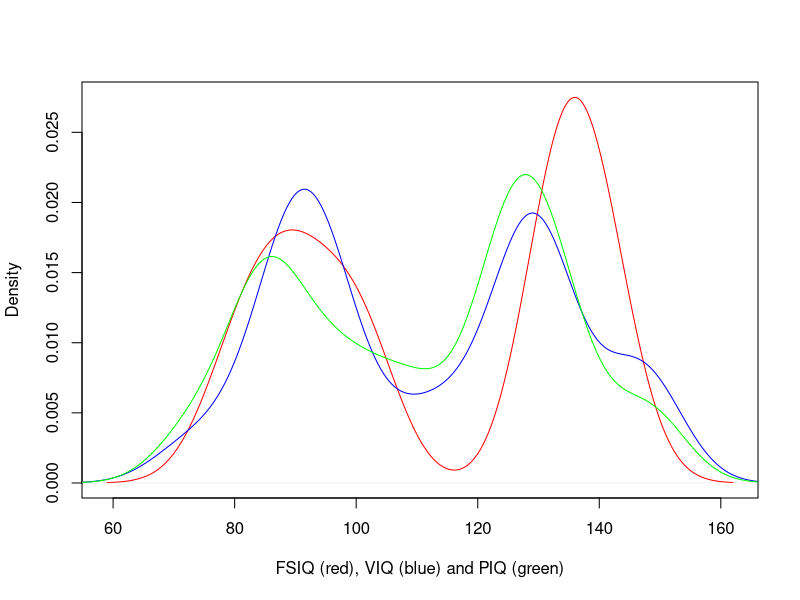
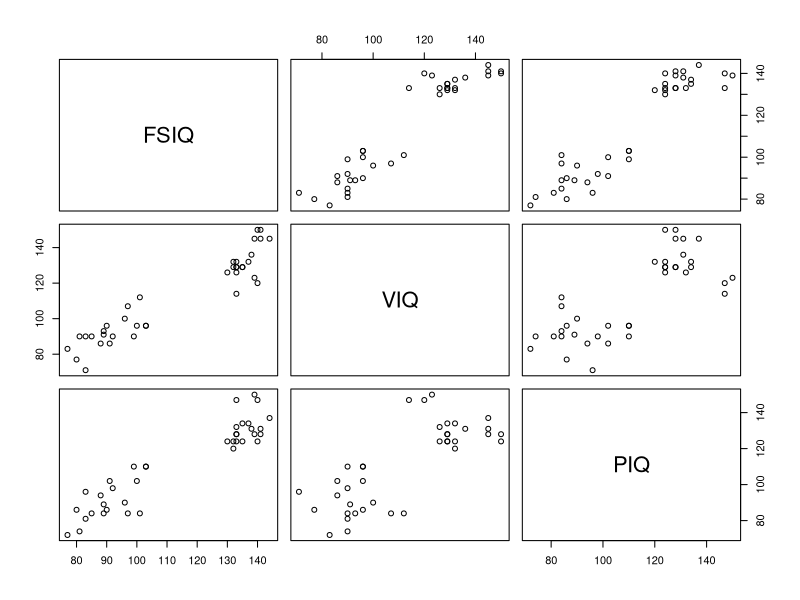
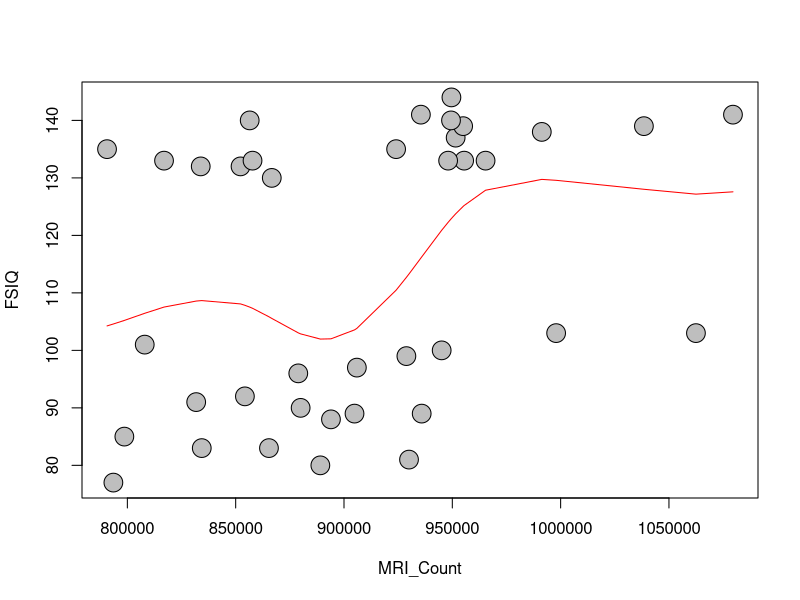
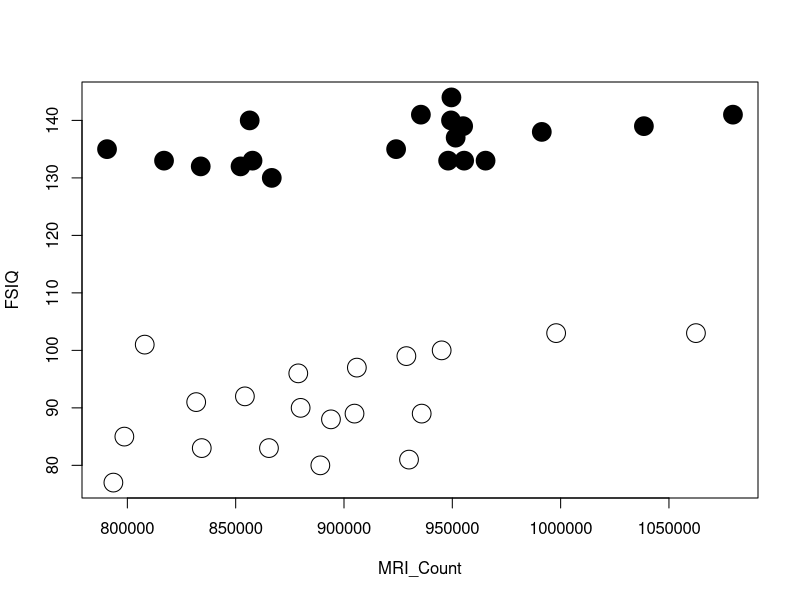
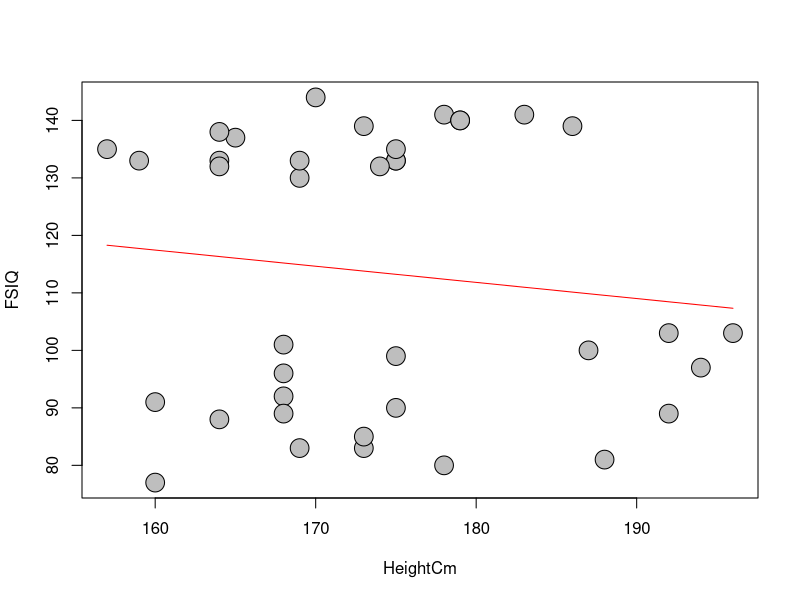
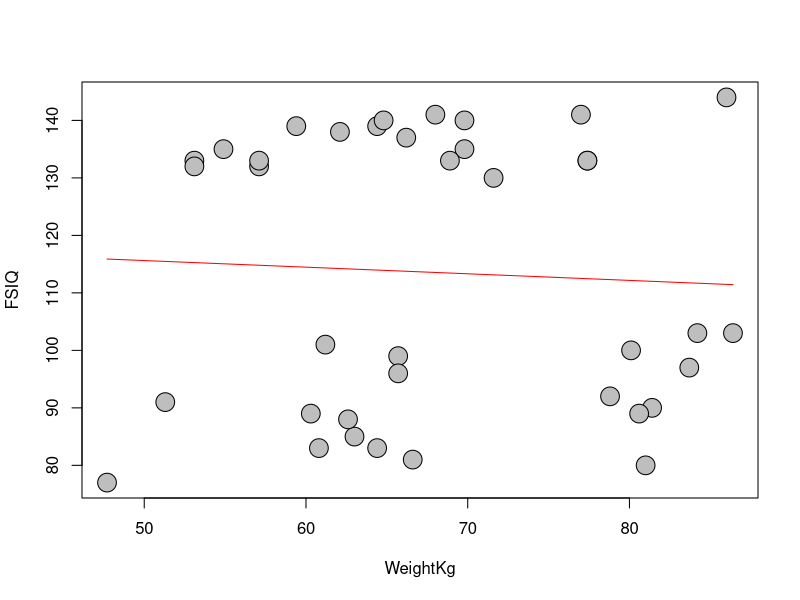
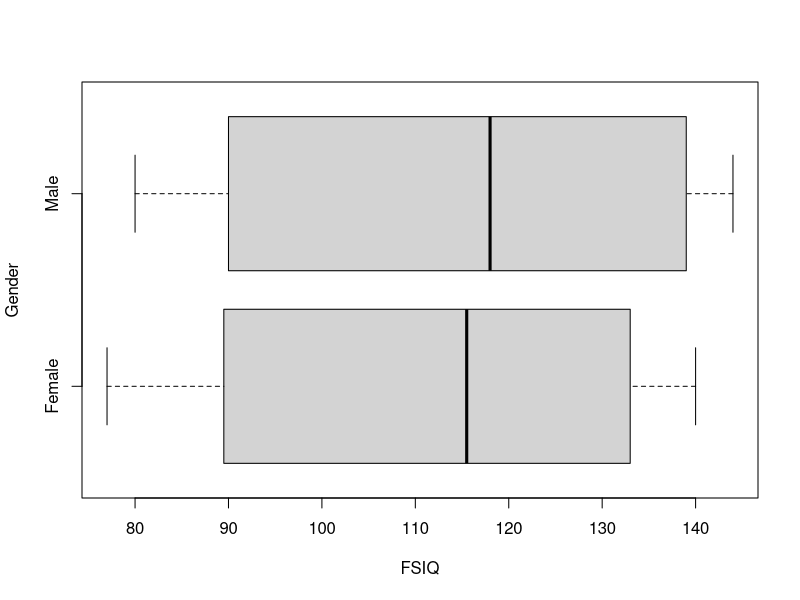
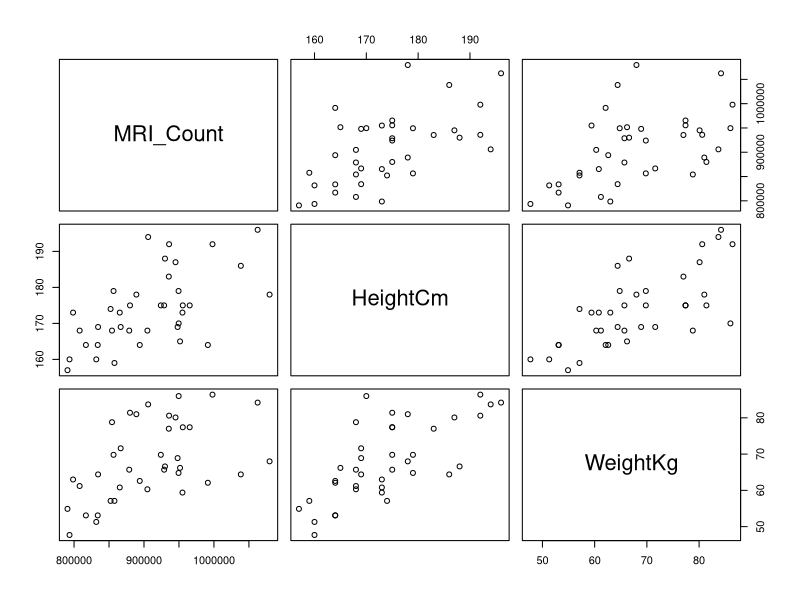

Here is the R script that generated these plots, in order:
# Before you start the analysis you need to set the proper working directory 
# (with respect to this R script); i.e. to the location where the data file 
# "BrainSize.tsv" is located. This can be done by locating the dropdown menu 
# "Session" (in RStudio), then selecting "Set Working Directory" and finally 
# using "Choose Directory..." where you locate and open the directory where you 
# have stored the file "BrainSize.tsv".

# Read the data into R
brain_data <- read.table(file   = 'BrainSize.tsv', 
                         header = TRUE, 
                         sep    = "\t")


# By inspecting the table from View(...), we find negative values in individual 
# number 2 and 21, the following code remove these

k          <- 2
l          <- 21
brain_data <- brain_data[-c(k, l), ] # this command "removes" row k and l

# but also a better way to remove the data
"
cleaned_brain_data = brain_data
cleaned_brain_data[cleaned_brain_data < 0] = NA # assign NA to values that are less than zero in the dataframe
cleaned_brain_data = na.omit(cleaned_brain_data) # omit records with NA from the dataframe
View(cleaned_brain_data)
"



# The next lines of code creates two new variables/columns that include 
# "Height" and "Weight" transformed to centimetres and kilograms and stored in
# two new variables/columns called "HeightCm" and "WeightKg"
a <- 2.54
b <- 0.45
brain_data$HeightCm <- with(brain_data, round(a*Height))
brain_data$WeightKg <- with(brain_data, round(b*Weight, 1))



# b)
# 
# The following line(s) plot the estiamated density for FSIQ
with(brain_data, plot(density(FSIQ, bw = 6),
                      col ="red",
                      main = "",
                      xlab = "FSIQ (red), VIQ (blue) and PIQ (green)"))

with(brain_data, lines(density(VIQ, bw = 6), col = "blue"))

with(brain_data, lines(density(PIQ, bw = 6), col = "green"))



#c)

# pairwise correlation of 3 columns
cor(brain_data[c("FSIQ","VIQ","PIQ")])


# c command combines values into a vector or list.

c(2,1,3) + c(3,4,6)
c(2,1,3) + 5
cbind(c(2,1,3), c(3,4,6))

cbind(brain_data$FSIQ, brain_data$VIQ, brain_data$PIQ) # concat by column-vectos into a new matrix.
brain_data[c("FSIQ", "VIQ", "PIQ")] # concats by dataframe

c(brain_data$FSIQ, brain_data$VIQ, brain_data$PIQ) # combines values into a a vetor or a list

# whereas cbind concatenates column-vectors into a new matrix by columns and rows.

# also command brain_data[c("FSIQ", "VIQ", "PIQ")] is not the same as 
# c(brain_data$FSIQ, brain_data$VIQ, brain_data$PIQ)
# since  the first command concatenates by dateframes the second command cocats by vectos, and cbind also concatunates by column vectos.


#c (iii)
# why is the correlation matrix symmetric?
cor(brain_data[c("FSIQ","VIQ","PIQ")])

"formula http://andymath.com/wp-content/uploads/2019/06/Correlation-Coefficient-1024x332.jpg

In terms of correlation by looking at the formulam it does not matter if we swap x and y.
meaning cor(X,Y) = cor (Y,X)

"

# 3c (iiii)


pairs(brain_data[c("FSIQ", "VIQ", "PIQ")])


#d)

#d (i)
with(brain_data, cor(MRI_Count, FSIQ))
# it is a low correlation between MRI count and FSIQ


with(brain_data, plot(MRI_Count, FSIQ, cex = 2.5, pch = 21, bg = "grey")) 
with(brain_data, lines(smooth.spline(MRI_Count, FSIQ, df = 5), col = "red"))

# yes it's able to differentiate between two groups, it might be explainable with linear regression.
#the relationship for each group looks linear altough there is a gap between 90k and 95k


with(brain_data, plot(MRI_Count, FSIQ, cex = 2.5, pch = 21, bg = (FSIQ >=130)))


#e)
#
# The following lines of code compute the correlation and makes 
# the corresponding scatter plot for HeightCm and FSIQ
with(brain_data, cor(HeightCm, FSIQ))
with(brain_data, plot(HeightCm, FSIQ, cex = 2.5, pch = 21, bg = "grey"))
with(brain_data, lines(smooth.spline(HeightCm, FSIQ, df = 2), col = "red"))
# there is a slightly negative correlation between FSIQ and Heightcm, Height and IQ are not correlated.


# E(ii)
with(brain_data, cor(WeightKg, FSIQ))
with(brain_data, plot(WeightKg, FSIQ, cex = 2.5, pch = 21, bg = "grey"))
with(brain_data, lines(smooth.spline(WeightKg, FSIQ, df = 2), col = "red"))
# we can conclude there is no correlation ath all but it could be there is a corrleation if we divide the sample into two parts.


#E (iii)


with(brain_data, boxplot(FSIQ ~ Gender, horizontal = TRUE))


#F (i)
cor(brain_data[c("MRI_Count", "HeightCm", "WeightKg")]) 
pairs(brain_data[c("MRI_Count", "HeightCm", "WeightKg")])
# all are strongly correlated.


# f(ii) relationship between  brain size (MRI count) and gender

with(brain_data, boxplot(MRI_Count ~ Gender, horizontal = TRUE))
# Normally the brain size differs between genders.(there is difference between height and weight between the two groups.)

# Exercise 2

 
